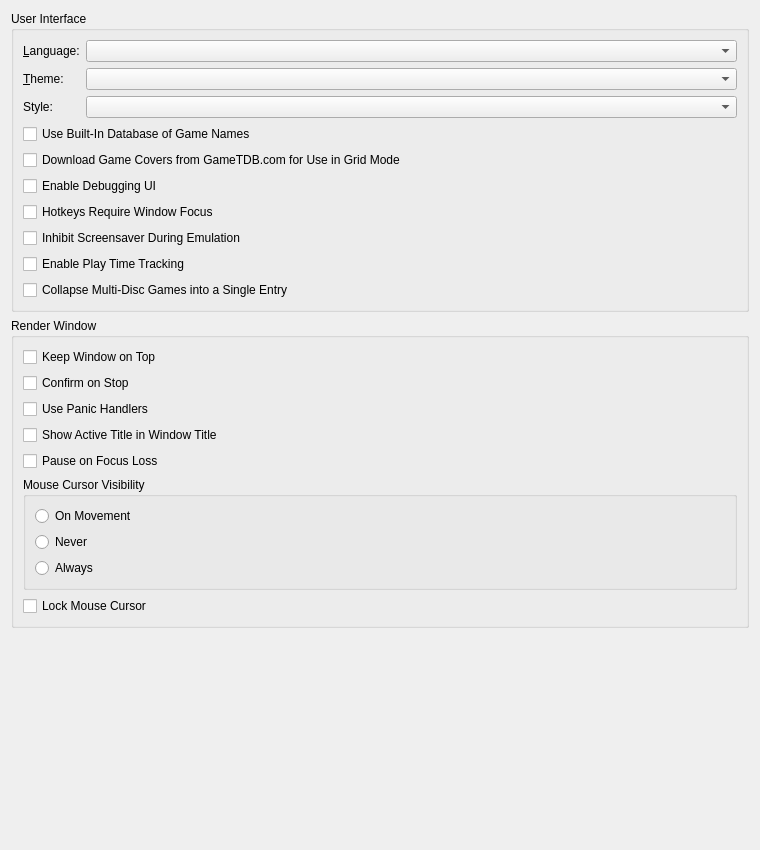
<?xml version="1.0" encoding="UTF-8"?>
<ui version="4.0">
 <class>InterfacePane</class>
 <widget class="QWidget" name="InterfacePane">
  <property name="geometry">
   <rect>
    <x>0</x>
    <y>0</y>
    <width>760</width>
    <height>850</height>
   </rect>
  </property>
  <layout class="QVBoxLayout" name="rootLayout">
   <item>
    <widget class="QGroupBox" name="userInterfaceGroup">
     <property name="title">
      <string>User Interface</string>
     </property>
     <layout class="QVBoxLayout" name="userInterfaceLayout">
      <item>
       <layout class="QFormLayout" name="selectionLayout">
        <property name="fieldGrowthPolicy">
         <enum>QFormLayout::FieldGrowthPolicy::AllNonFixedFieldsGrow</enum>
        </property>
        <property name="formAlignment">
         <set>Qt::AlignmentFlag::AlignLeading|Qt::AlignmentFlag::AlignLeft|Qt::AlignmentFlag::AlignTop</set>
        </property>
        <item row="0" column="0">
         <widget class="QLabel" name="languageLabel">
          <property name="text">
           <string>&amp;Language:</string>
          </property>
          <property name="buddy">
           <cstring>languageComboBox</cstring>
          </property>
         </widget>
        </item>
        <item row="0" column="1">
         <widget class="QComboBox" name="languageComboBox">
          <property name="sizeAdjustPolicy">
           <enum>QComboBox::SizeAdjustPolicy::AdjustToContents</enum>
          </property>
         </widget>
        </item>
        <item row="1" column="0">
         <widget class="QLabel" name="themeLabel">
          <property name="text">
           <string>&amp;Theme:</string>
          </property>
          <property name="buddy">
           <cstring>themeComboBox</cstring>
          </property>
         </widget>
        </item>
        <item row="1" column="1">
         <widget class="QComboBox" name="themeComboBox"/>
        </item>
        <item row="2" column="0">
         <widget class="QLabel" name="styleLabel">
          <property name="text">
           <string>Style:</string>
          </property>
          <property name="buddy">
           <cstring>styleComboBox</cstring>
          </property>
         </widget>
        </item>
        <item row="2" column="1">
         <widget class="QComboBox" name="styleComboBox"/>
        </item>
       </layout>
      </item>
      <item>
       <widget class="QCheckBox" name="useBuiltinTitleDatabaseCheckBox">
        <property name="text">
         <string>Use Built-In Database of Game Names</string>
        </property>
       </widget>
      </item>
      <item>
       <widget class="QCheckBox" name="useCoversCheckBox">
        <property name="text">
         <string>Download Game Covers from GameTDB.com for Use in Grid Mode</string>
        </property>
       </widget>
      </item>
      <item>
       <widget class="QCheckBox" name="showDebuggingUiCheckBox">
        <property name="text">
         <string>Enable Debugging UI</string>
        </property>
       </widget>
      </item>
      <item>
       <widget class="QCheckBox" name="focusedHotkeysCheckBox">
        <property name="text">
         <string>Hotkeys Require Window Focus</string>
        </property>
       </widget>
      </item>
      <item>
       <widget class="QCheckBox" name="disableScreensaverCheckBox">
        <property name="text">
         <string>Inhibit Screensaver During Emulation</string>
        </property>
       </widget>
      </item>
      <item>
       <widget class="QCheckBox" name="timeTrackingCheckBox">
        <property name="text">
         <string>Enable Play Time Tracking</string>
        </property>
       </widget>
      </item>
      <item>
       <widget class="QCheckBox" name="collapseMultiDiscGamesCheckBox">
        <property name="text">
         <string>Collapse Multi-Disc Games into a Single Entry</string>
        </property>
       </widget>
      </item>
     </layout>
    </widget>
   </item>
   <item>
    <widget class="QGroupBox" name="renderWindowGroup">
     <property name="title">
      <string>Render Window</string>
     </property>
     <layout class="QVBoxLayout" name="renderWindowLayout">
      <item>
       <widget class="QCheckBox" name="keepWindowOnTopCheckBox">
        <property name="text">
         <string>Keep Window on Top</string>
        </property>
       </widget>
      </item>
      <item>
       <widget class="QCheckBox" name="confirmOnStopCheckBox">
        <property name="text">
         <string>Confirm on Stop</string>
        </property>
       </widget>
      </item>
      <item>
       <widget class="QCheckBox" name="usePanicHandlersCheckBox">
        <property name="text">
         <string>Use Panic Handlers</string>
        </property>
       </widget>
      </item>
      <item>
       <widget class="QCheckBox" name="showActiveTitleCheckBox">
        <property name="text">
         <string>Show Active Title in Window Title</string>
        </property>
       </widget>
      </item>
      <item>
       <widget class="QCheckBox" name="pauseOnFocusLossCheckBox">
        <property name="text">
         <string>Pause on Focus Loss</string>
        </property>
       </widget>
      </item>
      <item>
       <widget class="QGroupBox" name="cursorVisibilityGroup">
        <property name="title">
         <string>Mouse Cursor Visibility</string>
        </property>
        <layout class="QVBoxLayout" name="cursorVisibilityLayout">
         <item>
          <widget class="QRadioButton" name="cursorOnMovementRadioButton">
           <property name="text">
            <string>On Movement</string>
           </property>
          </widget>
         </item>
         <item>
          <widget class="QRadioButton" name="cursorNeverRadioButton">
           <property name="text">
            <string>Never</string>
           </property>
          </widget>
         </item>
         <item>
          <widget class="QRadioButton" name="cursorAlwaysRadioButton">
           <property name="text">
            <string>Always</string>
           </property>
          </widget>
         </item>
        </layout>
       </widget>
      </item>
      <item>
       <widget class="QCheckBox" name="lockMouseCursorCheckBox">
        <property name="text">
         <string>Lock Mouse Cursor</string>
        </property>
       </widget>
      </item>
     </layout>
    </widget>
   </item>
   <item>
    <spacer name="verticalSpacer">
     <property name="orientation">
      <enum>Qt::Orientation::Vertical</enum>
     </property>
     <property name="sizeHint" stdset="0">
      <size>
       <width>20</width>
       <height>40</height>
      </size>
     </property>
    </spacer>
   </item>
  </layout>
 </widget>
 <tabstops>
  <tabstop>languageComboBox</tabstop>
  <tabstop>themeComboBox</tabstop>
  <tabstop>styleComboBox</tabstop>
  <tabstop>useBuiltinTitleDatabaseCheckBox</tabstop>
  <tabstop>useCoversCheckBox</tabstop>
  <tabstop>showDebuggingUiCheckBox</tabstop>
  <tabstop>focusedHotkeysCheckBox</tabstop>
  <tabstop>disableScreensaverCheckBox</tabstop>
  <tabstop>timeTrackingCheckBox</tabstop>
  <tabstop>collapseMultiDiscGamesCheckBox</tabstop>
  <tabstop>keepWindowOnTopCheckBox</tabstop>
  <tabstop>confirmOnStopCheckBox</tabstop>
  <tabstop>usePanicHandlersCheckBox</tabstop>
  <tabstop>showActiveTitleCheckBox</tabstop>
  <tabstop>pauseOnFocusLossCheckBox</tabstop>
  <tabstop>cursorOnMovementRadioButton</tabstop>
  <tabstop>cursorNeverRadioButton</tabstop>
  <tabstop>cursorAlwaysRadioButton</tabstop>
  <tabstop>lockMouseCursorCheckBox</tabstop>
 </tabstops>
 <resources/>
 <connections/>
</ui>
